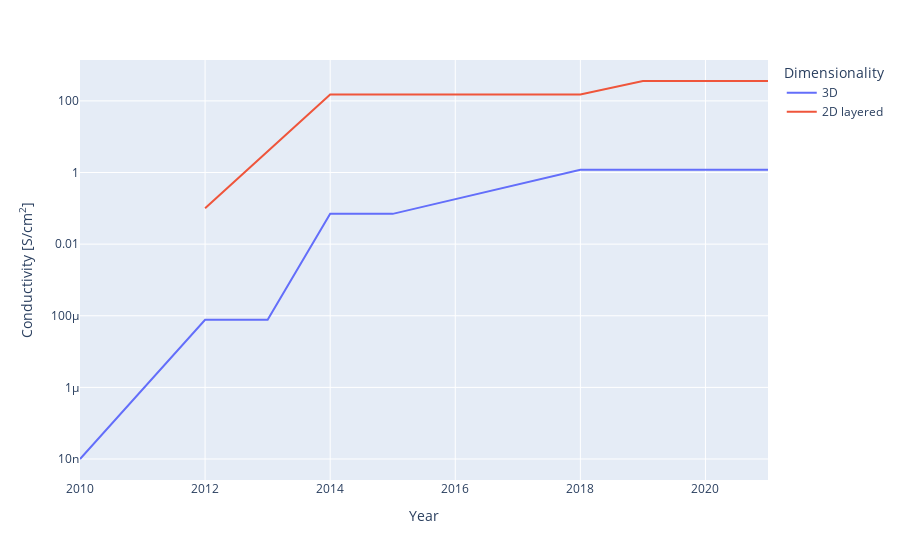

Source (notebook cell):
### Code cell
#mofs_sorted_3D_porous['cummax_value'] = mofs_sorted_3D_porous.Value.cummax()
#mofs_sorted_3D_porous.merge(mofs_sorted_3D_porous.groupby('cummax_value')[['Name', 'Porosity']].first(), on='cummax_value')
mofs_sorted_3D_porous_cummax = mofs_sorted_3D_porous
mofs_sorted_3D_porous_cummax['cummax_value'] = mofs_sorted_3D_porous_cummax.Value.cummax()
keep_3D_porous = mofs_sorted_3D_porous_cummax['cummax_value']<=mofs_sorted_3D_porous_cummax.Value
mofs_sorted_3D_porous_cummax.loc[~keep_3D_porous, ['Value', 'Name', 'DOI', 'Porosity']] = nan
mofs_sorted_3D_porous_cummax = mofs_sorted_3D_porous_cummax.ffill()
#mofs_sorted_3D_porous_cummax = mofs_sorted_3D_porous_cummax[keep_3D_porous]

mofs_sorted_2D_porous_cummax = mofs_sorted_2D_porous
mofs_sorted_2D_porous_cummax['cummax_value'] = mofs_sorted_2D_porous_cummax.Value.cummax()
keep_2D_porous = mofs_sorted_2D_porous_cummax['cummax_value']<=mofs_sorted_2D_porous_cummax.Value
mofs_sorted_2D_porous_cummax.loc[~keep_2D_porous, ['Value', 'Name', 'DOI', 'Porosity']] = nan
mofs_sorted_2D_porous_cummax = mofs_sorted_2D_porous_cummax.ffill()
#mofs_sorted_2D_porous_cummax = mofs_sorted_2D_porous_cummax[keep_2D_porous]

mofs_sorted_porous_cummax = pd.concat([mofs_sorted_3D_porous_cummax, mofs_sorted_2D_porous_cummax], ignore_index=True)
fig4 = px.line(mofs_sorted_porous_cummax, x='Year', y='Value', color='Dimensionality', hover_data=['Dimensionality','Porosity'], 
                 labels={'Value': "Conductivity [S/cm<sup>2</sup>]"}, hover_name='Name')
fig4.update_traces(hovertemplate='<b>%{hovertext}</b><br><br>Dimensionality=%{customdata[0]}\
                                 <br>Year=%{x}<br>Value=%{y} S/cm<sup>2</sup>\
                                 <br>Porosity=%{customdata[1]} m<sup>2</sup>/g<extra></extra>')
fig4.update_layout(yaxis_type="log")
fig4.show()

### Figure 1 — Plotly figure (JSON) as saved in the notebook; plotly's stock layout.template omitted (floating-point values rounded to 4 significant figures)
{"data": [{"customdata": [["3D", 385], ["3D", 450], ["3D", 450], ["3D", 214], ["3D", 214], ["3D", 614], ["3D", 614], ["3D", 614], ["3D", 614]], "hovertemplate": "<b>%{hovertext}</b><br><br>Dimensionality=%{customdata[0]}                                 <br>Year=%{x}<br>Value=%{y} S/cm<sup>2</sup>                                 <br>Porosity=%{customdata[1]} m<sup>2</sup>/g<extra></extra>", "hovertext": ["Cu[Ni(pdt)2]", "Fe(1,2,3-triazolate) (oxidized)", "Fe(1,2,3-triazolate) (oxidized)", "TCNQ@Cu3(BTC)2", "TCNQ@Cu3(BTC)2", "Fe2(BDT)3 (oxidized)", "Fe2(BDT)3 (oxidized)", "Fe2(BDT)3 (oxidized)", "Fe2(BDT)3 (oxidized)"], "legendgroup": "3D", "line": {"color": "#636efa", "dash": "solid"}, "mode": "lines", "name": "3D", "orientation": "v", "showlegend": true, "type": "scatter", "x": [2010, 2012, 2013, 2014, 2015, 2018, 2019, 2020, 2021], "xaxis": "x", "y": [1e-08, 7.7e-05, 7.7e-05, 0.07, 0.07, 1.2, 1.2, 1.2, 1.2], "yaxis": "y"}, {"customdata": [["2D layered", 306], ["2D layered", 630], ["2D layered", 630], ["2D layered", 630], ["2D layered", 2298], ["2D layered", 2298], ["2D layered", 2298]], "hovertemplate": "<b>%{hovertext}</b><br><br>Dimensionality=%{customdata[0]}                                 <br>Year=%{x}<br>Value=%{y} S/cm<sup>2</sup>                                 <br>Porosity=%{customdata[1]} m<sup>2</sup>/g<extra></extra>", "hovertext": ["Cu3(HOTP)2", "Ni3(HITP)2", "Ni3(HITP)2", "Ni3(HITP)2", "(Mn/Fe)3(HIB)2", "(Mn/Fe)3(HIB)2", "(Mn/Fe)3(HIB)2"], "legendgroup": "2D layered", "line": {"color": "#EF553B", "dash": "solid"}, "mode": "lines", "name": "2D layered", "orientation": "v", "showlegend": true, "type": "scatter", "x": [2012, 2014, 2017, 2018, 2019, 2020, 2021], "xaxis": "x", "y": [0.1, 150, 150, 150, 359, 359, 359], "yaxis": "y"}], "layout": {"autosize": true, "legend": {"title": {"text": "Dimensionality"}, "tracegroupgap": 0}, "margin": {"t": 60}, "xaxis": {"anchor": "y", "autorange": true, "domain": [0, 1], "range": [2010, 2021], "title": {"text": "Year"}, "type": "linear"}, "yaxis": {"anchor": "x", "autorange": true, "domain": [0, 1], "range": [-8.586, 3.141], "title": {"text": "Conductivity [S/cm<sup>2</sup>]"}, "type": "log"}}}
